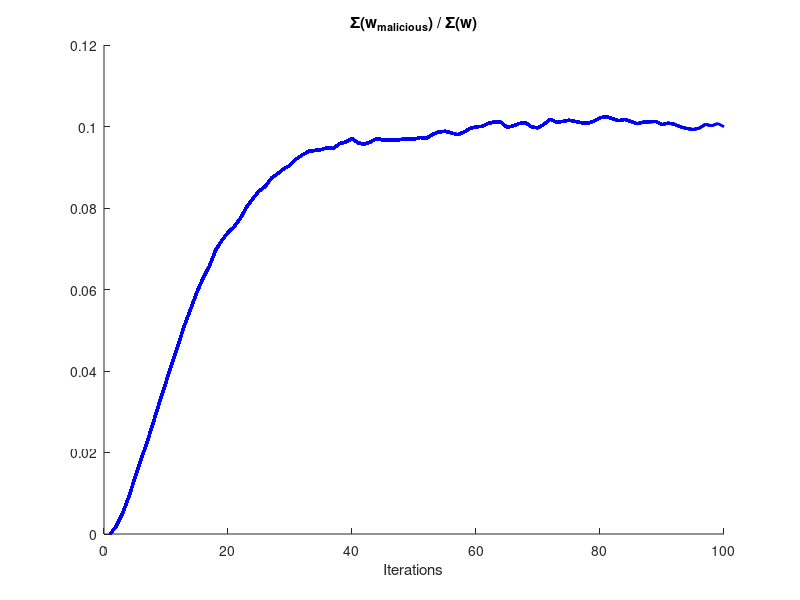
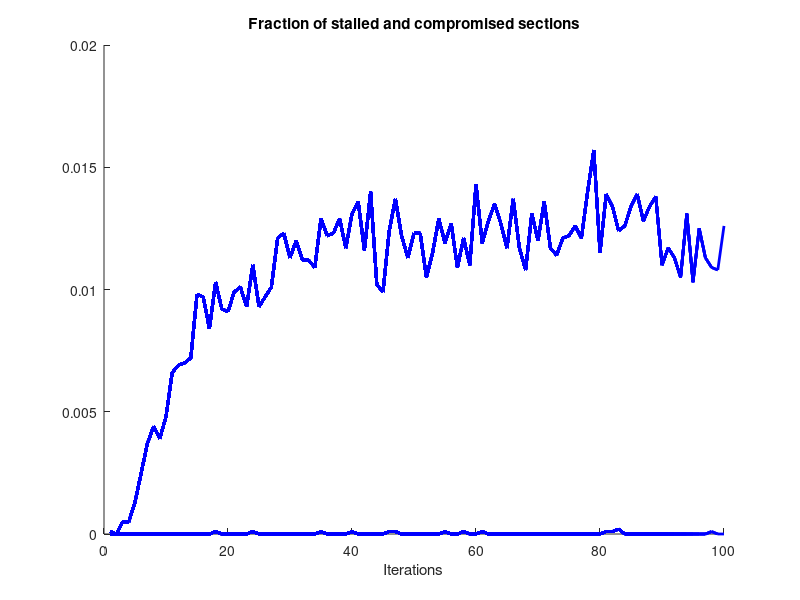

Reproduce these figures in MATLAB, in order.
clear all

network_iterations = 200;
init_iterations = 100;

number_of_sections = 10000;
start_section_size = 10;
max_section_size = 30;
part_of_empty_section_slots_filled_per_iteration = 8; % means: 1/8
fraction_of_new_nodes_are_malicious = 0.10;
max_durability = 9;

section_stalled_threshold = 1/3;
section_compromised_threshold = 2/3;

% Initialise network with min_section_size everywhere and only honest nodes
% with zero age
nodes.work = zeros(number_of_sections, max_section_size);
nodes.age = zeros(number_of_sections, max_section_size);
nodes.durability = randi([1,max_durability], number_of_sections, max_section_size);
nodes.malicious = zeros(number_of_sections, max_section_size);
nodes.active = logical(zeros(number_of_sections, max_section_size));
nodes.active(:,1:start_section_size) = ones(number_of_sections, start_section_size);

figure(1); clf
figure(2); clf

% Evolve network before starting
for n = 1:network_iterations
    % Part of the network does work
    nodes_that_does_work = logical(randi([0,1], number_of_sections, max_section_size));
    nodes_that_does_work = and(nodes_that_does_work, nodes.active);
    nodes.work(nodes_that_does_work) += 1;

    % Increase age and relocate if work == 2^n
    nodes_to_age = and(rem(log2(nodes.work), 1) == 0, nodes_that_does_work);
    nodes.age(nodes_to_age) += 1;
    nodes_to_age_indices = find(nodes_to_age);

    % Find target slots
    % Note: this means we relocate towards emptier sections
    node_slots_available = find(nodes.active == false);
    assert(length(nodes_to_age_indices) < length(node_slots_available));
    I = randperm(length(node_slots_available));
    I = I(1:length(nodes_to_age_indices));

    % Relocate
    nodes.work(node_slots_available(I)) = nodes.work(nodes_to_age_indices);
    nodes.age(node_slots_available(I)) = nodes.age(nodes_to_age_indices);
    nodes.durability(node_slots_available(I)) = nodes.durability(nodes_to_age_indices);
    nodes.malicious(node_slots_available(I)) = nodes.malicious(nodes_to_age_indices);
    nodes.active(node_slots_available(I)) = nodes.active(nodes_to_age_indices);
    nodes.work(nodes_to_age_indices) = 0;
    nodes.age(nodes_to_age_indices) = 0;
    nodes.durability(nodes_to_age_indices) = 0;
    nodes.malicious(nodes_to_age_indices) = 0;
    nodes.active(nodes_to_age_indices) = 0;

    % Join new nodes
    node_slots_available = find(nodes.active == false);
    I = randperm(length(node_slots_available));
    I = I(1:end/part_of_empty_section_slots_filled_per_iteration);
    nodes.work(node_slots_available(I)) = 0;
    nodes.age(node_slots_available(I)) = 0;
    nodes.durability(node_slots_available(I)) = randi([1,max_durability], length(I), 1);
    if n > init_iterations
        nodes.malicious(node_slots_available(I)) = logical(rand(length(I), 1) < fraction_of_new_nodes_are_malicious);
    end
    nodes.active(node_slots_available(I)) = true;

    % Randomly drop nodes depending on durability
    nodes_to_drop = (rand(number_of_sections, max_section_size).*nodes.active) < 1./(nodes.durability + 1);
    nodes.work(nodes_to_drop) = 0;
    nodes.age(nodes_to_drop) = 0;
    nodes.durability(nodes_to_drop) = 0;
    nodes.malicious(nodes_to_drop) = 0;
    nodes.active(nodes_to_drop) = false;

    % Only start plotting once we've established a steady-state (honest) network
    if n > init_iterations
        m = n - init_iterations;
        section_size = sum(nodes.active, 2)';
        section_size_mean(m) = mean(section_size);
        section_size_std(m) = std(section_size);
        network_size(m) = sum(section_size);

        section_size_malicious = sum(nodes.malicious, 2)';
        section_size_malicious_mean(m) = mean(section_size_malicious);
        section_size_malicious_std(m) = std(section_size_malicious);
        netsize_size_malicious(m) = sum(section_size_malicious);

        section_work = sum(nodes.work, 2)';
        section_work_mean(m) = mean(section_work);
        section_work_std(m) = std(section_work);
        network_work(m) = sum(section_work);

        section_work_malicious = sum(nodes.work.*nodes.malicious, 2)';
        section_work_malicious_mean(m) = mean(section_work_malicious);
        section_work_malicious_std(m) = std(section_work_malicious);
        network_work_malicious(m) = sum(section_work_malicious);
        network_work_malicious_fraction(m) = network_work_malicious(m) / network_work(m);

        section_load = section_size_malicious ./ section_size;
        section_load_mean(m) = mean(section_load);
        section_load_std(m) = std(section_load);

        stalled_sections(m) = sum(section_load > section_stalled_threshold) / number_of_sections;
        compromised_sections(m) = sum(section_load > section_compromised_threshold) / number_of_sections;

        fprintf('section size (mean/std): %d / %d \n', section_size_mean(m), section_size_std(m));
        fprintf('  section work (mean/std): %d / %d \n', section_work_mean(m), section_work_std(m));
        figure(1)
        hold on
        plot(network_work_malicious_fraction, 'b-', 'linewidth',2);
        title('\Sigma(w_{malicious}) / \Sigma(w)');
        xlabel('Iterations')
        drawnow
        hold off

        figure(2)
        hold on
        plot(stalled_sections, 'b-', 'linewidth', 2);
        plot(compromised_sections, 'b-', 'linewidth', 2);
        title('Fraction of stalled and compromised sections');
        xlabel('Iterations')
        drawnow
        hold off
    end
end

% figure(1)
% print -dpng fraction_malicious_work.png
% figure(2)
% print -dpng fraction_stalled_sections.png
